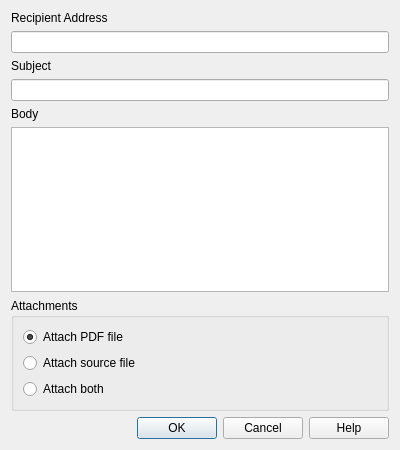
<?xml version="1.0" encoding="UTF-8"?>
<ui version="4.0">
 <class>Dialog_Email</class>
 <widget class="QDialog" name="Dialog_Email">
  <property name="geometry">
   <rect>
    <x>0</x>
    <y>0</y>
    <width>400</width>
    <height>450</height>
   </rect>
  </property>
  <property name="minimumSize">
   <size>
    <width>400</width>
    <height>450</height>
   </size>
  </property>
  <property name="maximumSize">
   <size>
    <width>400</width>
    <height>450</height>
   </size>
  </property>
  <property name="windowTitle">
   <string>LaTeX Office Writer</string>
  </property>
  <layout class="QGridLayout" name="gridLayout">
   <item row="5" column="0" colspan="2">
    <widget class="QPlainTextEdit" name="plainTextEditBody"/>
   </item>
   <item row="7" column="0" colspan="2">
    <widget class="QDialogButtonBox" name="buttonBox">
     <property name="orientation">
      <enum>Qt::Horizontal</enum>
     </property>
     <property name="standardButtons">
      <set>QDialogButtonBox::Cancel|QDialogButtonBox::Help|QDialogButtonBox::Ok</set>
     </property>
    </widget>
   </item>
   <item row="0" column="0">
    <widget class="QLabel" name="labelRecipientAddress">
     <property name="text">
      <string>Recipient Address</string>
     </property>
    </widget>
   </item>
   <item row="1" column="0" colspan="2">
    <widget class="QLineEdit" name="lineEditAddress">
     <property name="maxLength">
      <number>140</number>
     </property>
    </widget>
   </item>
   <item row="2" column="0">
    <widget class="QLabel" name="labelSubject">
     <property name="text">
      <string>Subject</string>
     </property>
    </widget>
   </item>
   <item row="3" column="0" colspan="2">
    <widget class="QLineEdit" name="lineEditSubject">
     <property name="maxLength">
      <number>140</number>
     </property>
    </widget>
   </item>
   <item row="4" column="0">
    <widget class="QLabel" name="labelBody">
     <property name="text">
      <string>Body</string>
     </property>
    </widget>
   </item>
   <item row="6" column="0" colspan="2">
    <widget class="QGroupBox" name="groupBoxAttachments">
     <property name="title">
      <string>Attachments</string>
     </property>
     <layout class="QGridLayout" name="gridLayout_2">
      <item row="1" column="0">
       <widget class="QRadioButton" name="radioButtonSourceFile">
        <property name="text">
         <string>Attach source file</string>
        </property>
       </widget>
      </item>
      <item row="3" column="0">
       <widget class="QRadioButton" name="radioButtonBoth">
        <property name="text">
         <string>Attach both</string>
        </property>
       </widget>
      </item>
      <item row="0" column="0">
       <widget class="QRadioButton" name="radioButtonPDFFile">
        <property name="text">
         <string>Attach PDF file</string>
        </property>
        <property name="checked">
         <bool>true</bool>
        </property>
       </widget>
      </item>
     </layout>
    </widget>
   </item>
  </layout>
 </widget>
 <tabstops>
  <tabstop>lineEditAddress</tabstop>
  <tabstop>lineEditSubject</tabstop>
  <tabstop>plainTextEditBody</tabstop>
  <tabstop>radioButtonPDFFile</tabstop>
  <tabstop>radioButtonSourceFile</tabstop>
  <tabstop>radioButtonBoth</tabstop>
 </tabstops>
 <resources/>
 <connections>
  <connection>
   <sender>buttonBox</sender>
   <signal>accepted()</signal>
   <receiver>Dialog_Email</receiver>
   <slot>accept()</slot>
   <hints>
    <hint type="sourcelabel">
     <x>248</x>
     <y>254</y>
    </hint>
    <hint type="destinationlabel">
     <x>157</x>
     <y>274</y>
    </hint>
   </hints>
  </connection>
  <connection>
   <sender>buttonBox</sender>
   <signal>rejected()</signal>
   <receiver>Dialog_Email</receiver>
   <slot>reject()</slot>
   <hints>
    <hint type="sourcelabel">
     <x>316</x>
     <y>260</y>
    </hint>
    <hint type="destinationlabel">
     <x>286</x>
     <y>274</y>
    </hint>
   </hints>
  </connection>
 </connections>
</ui>
